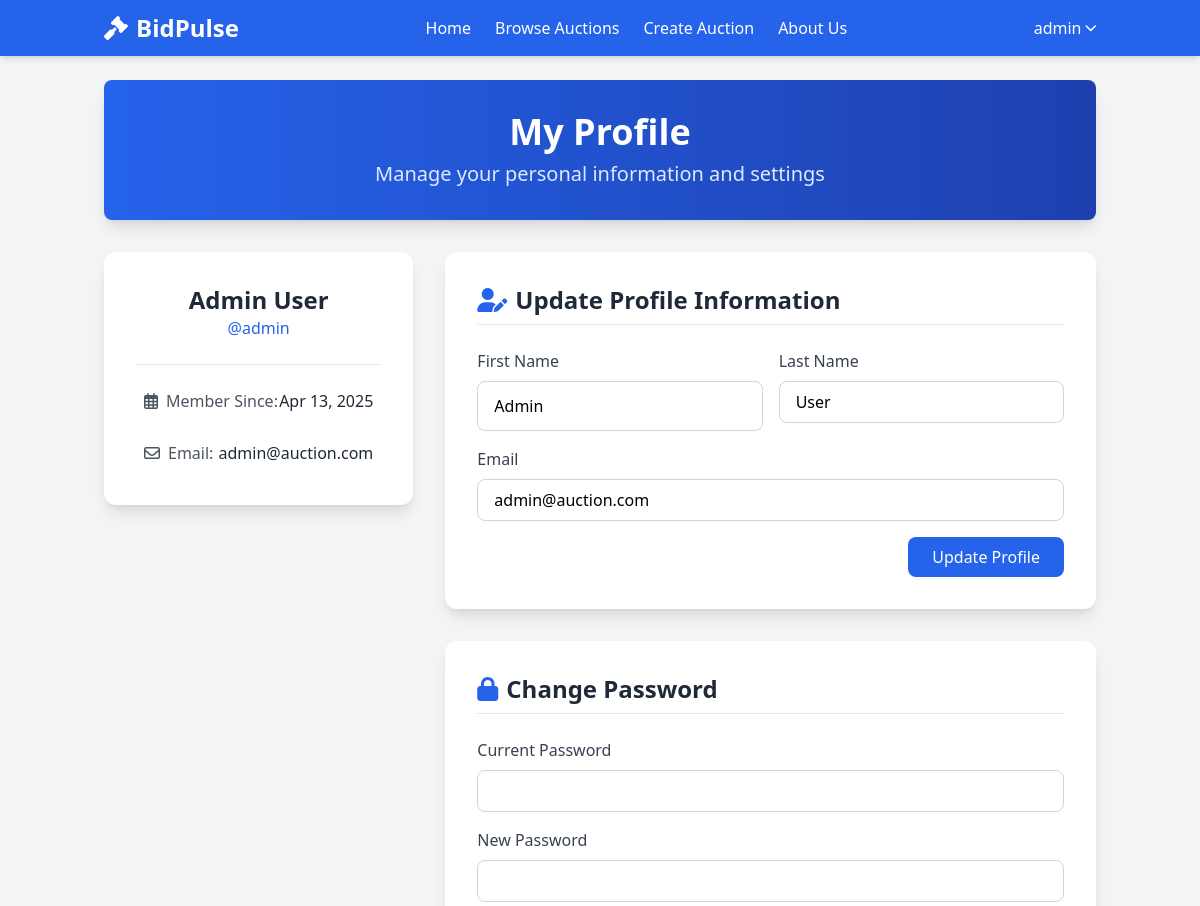
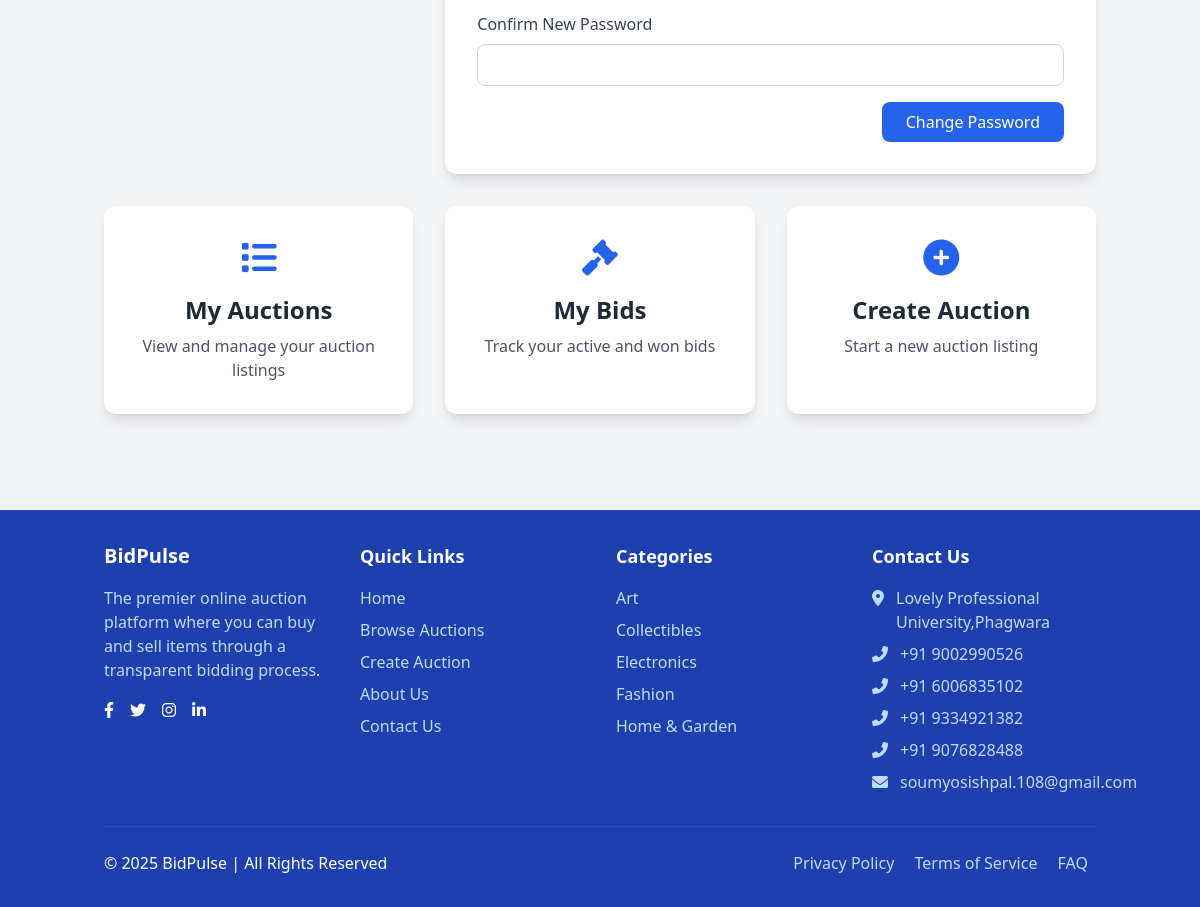
The app's page /profile.php (signed in) with its own data (2 pictures, top to bottom).
### tables this page shows
CREATE TABLE `users` (
  `user_id` int(11) NOT NULL,
  `username` varchar(50) NOT NULL,
  `email` varchar(100) NOT NULL,
  `password` varchar(255) NOT NULL,
  `first_name` varchar(50) NOT NULL,
  `last_name` varchar(50) NOT NULL,
  `profile_image` varchar(255) DEFAULT 'default_profile.jpg',
  `is_admin` tinyint(1) DEFAULT 0,
  `created_at` timestamp NOT NULL DEFAULT current_timestamp(),
  `updated_at` timestamp NOT NULL DEFAULT current_timestamp() ON UPDATE current_timestamp(),
  `reset_token` varchar(255) DEFAULT NULL,
  `reset_token_expires` datetime DEFAULT NULL,
  `verification_token` varchar(64) DEFAULT NULL,
  `is_verified` tinyint(1) DEFAULT 0
);

CREATE TABLE `categories` (
  `category_id` int(11) NOT NULL,
  `name` varchar(50) NOT NULL,
  `description` text DEFAULT NULL,
  `created_at` timestamp NOT NULL DEFAULT current_timestamp()
);

### php/config.php (called while the page is built, shortened)
<?php
function is_logged_in() {
    return isset($_SESSION['user_id']);
}
?>

### php/auth_functions.php (called while the page is built, shortened)
<?php
require_once 'config.php';
function get_user_by_id($user_id) {
    global $conn;
    $query = "SELECT user_id, username, email, first_name, last_name, profile_image, is_admin, created_at
              FROM users WHERE user_id = ?";
    $stmt = mysqli_prepare($conn, $query);
    mysqli_stmt_bind_param($stmt, "i", $user_id);
    mysqli_stmt_execute($stmt);
    $result = mysqli_stmt_get_result($stmt);
    if(mysqli_num_rows($result) == 1) {
        return mysqli_fetch_assoc($result);
    }
    return null;
}
?>

### php/auction_functions.php (called while the page is built, shortened)
<?php
require_once 'config.php';
function get_all_categories() {
    global $conn;
    $query = "SELECT * FROM categories ORDER BY name";
    $result = mysqli_query($conn, $query);
    $categories = [];
    if($result) {
        while($row = mysqli_fetch_assoc($result)) {
            $categories[] = $row;
        }
    }
    return $categories;
}
?>

### profile.php (the view, shortened to what this page needs)
<?php
require_once 'php/config.php';
require_once 'php/auth_functions.php';
$user = get_user_by_id($_SESSION['user_id']);
include 'php/header.php';
?>
<div class="bg-gradient-to-r from-blue-600 to-blue-800 text-white py-8 rounded-lg mb-8 shadow-lg">
    <div class="container mx-auto px-4">
        <h1 class="text-4xl font-bold text-center">My Profile</h1>
        <p class="text-xl mt-2 text-center text-blue-100">Manage your personal information and settings</p>
    </div>
</div>
<div class="grid grid-cols-1 md:grid-cols-3 gap-8 mb-8">
    <div class="md:col-span-1">
        <div class="bg-white rounded-xl shadow-lg p-8 transform hover:scale-105 transition duration-300">
            <div class="flex flex-col items-center">
                <h2 class="text-2xl font-bold text-gray-800"><?php echo $user['first_name'] . ' ' . $user['last_name']; ?></h2>
                <p class="text-blue-600 font-medium mb-4">@<?php echo $user['username']; ?></p>
                <div class="w-full border-t border-gray-200 pt-4 mt-2 space-y-3">
                    <p class="flex justify-between py-2 hover:bg-gray-50 px-2 rounded">
                        <span class="text-gray-600"><i class="far fa-calendar-alt mr-2"></i>Member Since:</span>
                        <span class="font-medium text-gray-800"><?php echo date('M d, Y', strtotime($user['created_at'])); ?></span>
                    </p>
                    <p class="flex justify-between py-2 hover:bg-gray-50 px-2 rounded">
                        <span class="text-gray-600"><i class="far fa-envelope mr-2"></i>Email:</span>
                        <span class="font-medium text-gray-800"><?php echo $user['email']; ?></span>
                    </p>
                </div>
            </div>
        </div>
    </div>
    <div class="md:col-span-2">
        <div class="bg-white rounded-xl shadow-lg p-8 mb-8 hover:shadow-xl transition duration-300">
            <h2 class="text-2xl font-bold mb-6 text-gray-800 border-b pb-2"><i class="fas fa-user-edit mr-2 text-blue-600"></i>Update Profile Information</h2>
            <form action="profile.php" method="POST" id="profileForm">
                <div class="grid grid-cols-1 md:grid-cols-2 gap-4 mb-4">
                    <div>
                        <label for="first_name" class="block text-gray-700 font-medium mb-2">First Name</label>
                        <input type="text" id="first_name" name="first_name" class="w-full px-4 py-3 border border-gray-300 rounded-lg focus:outline-none focus:ring-2 focus:ring-blue-500 focus:border-transparent transition duration-200" value="<?php echo $user['first_name']; ?>" required>
                    </div>
                    <div>
                        <label for="last_name" class="block text-gray-700 font-medium mb-2">Last Name</label>
                        <input type="text" id="last_name" name="last_name" class="w-full px-4 py-2 border border-gray-300 rounded-lg focus:outline-none focus:ring-2 focus:ring-blue-500" value="<?php echo $user['last_name']; ?>" required>
                    </div>
                </div>
                <div class="mb-4">
                    <label for="email" class="block text-gray-700 font-medium mb-2">Email</label>
                    <input type="email" id="email" name="email" class="w-full px-4 py-2 border border-gray-300 rounded-lg focus:outline-none focus:ring-2 focus:ring-blue-500" value="<?php echo $user['email']; ?>" required>
                </div>
                <div class="flex justify-end">
                    <button type="submit" name="update_profile" class="bg-blue-600 text-white px-6 py-2 rounded-lg hover:bg-blue-700 transition">Update Profile</button>
                </div>
            </form>
        </div>
        <div class="bg-white rounded-xl shadow-lg p-8 hover:shadow-xl transition duration-300">
            <h2 class="text-2xl font-bold mb-6 text-gray-800 border-b pb-2"><i class="fas fa-lock mr-2 text-blue-600"></i>Change Password</h2>
            <form action="profile.php" method="POST" id="passwordForm">
                <div class="mb-4">
                    <label for="current_password" class="block text-gray-700 font-medium mb-2">Current Password</label>
                    <input type="password" id="current_password" name="current_password" class="w-full px-4 py-2 border border-gray-300 rounded-lg focus:outline-none focus:ring-2 focus:ring-blue-500" required>
                </div>
                <div class="mb-4">
                    <label for="new_password" class="block text-gray-700 font-medium mb-2">New Password</label>
                    <input type="password" id="new_password" name="new_password" class="w-full px-4 py-2 border border-gray-300 rounded-lg focus:outline-none focus:ring-2 focus:ring-blue-500" required>
                </div>
                <div class="mb-4">
                    <label for="confirm_password" class="block text-gray-700 font-medium mb-2">Confirm New Password</label>
                    <input type="password" id="confirm_password" name="confirm_password" class="w-full px-4 py-2 border border-gray-300 rounded-lg focus:outline-none focus:ring-2 focus:ring-blue-500" required>
                </div>
                <div class="flex justify-end">
                    <button type="submit" name="change_password" class="bg-blue-600 text-white px-6 py-2 rounded-lg hover:bg-blue-700 transition">Change Password</button>
                </div>
            </form>
        </div>
    </div>
</div>
<div class="grid grid-cols-1 md:grid-cols-3 gap-8 mb-8">
    <a href="my_auctions.php" class="bg-white rounded-xl shadow-lg p-8 text-center transform hover:scale-105 hover:bg-blue-50 transition duration-300">
        <i class="fas fa-list text-4xl text-blue-600 mb-4"></i>
        <h3 class="text-2xl font-bold text-gray-800 mb-2">My Auctions</h3>
        <p class="text-gray-600">View and manage your auction listings</p>
    </a>
    <a href="my_bids.php" class="bg-white rounded-xl shadow-lg p-8 text-center transform hover:scale-105 hover:bg-blue-50 transition duration-300">
        <i class="fas fa-gavel text-4xl text-blue-600 mb-4"></i>
        <h3 class="text-2xl font-bold text-gray-800 mb-2">My Bids</h3>
        <p class="text-gray-600">Track your active and won bids</p>
    </a>
    <a href="create_auction.php" class="bg-white rounded-xl shadow-lg p-8 text-center transform hover:scale-105 hover:bg-blue-50 transition duration-300">
        <i class="fas fa-plus-circle text-4xl text-blue-600 mb-4"></i>
        <h3 class="text-2xl font-bold text-gray-800 mb-2">Create Auction</h3>
        <p class="text-gray-600">Start a new auction listing</p>
    </a>
</div>
<?php include 'php/footer.php'; ?>

### php/header.php (shortened to what this page needs)
<?php
require_once __DIR__ . '/config.php';
require_once __DIR__ . '/auction_functions.php';
?>
<!DOCTYPE html>
<html lang="en">
<head>
    <script src="https://cdn.tailwindcss.com"></script>
    <link rel="stylesheet" href="https://cdnjs.cloudflare.com/ajax/libs/font-awesome/6.0.0/css/all.min.css">
</head>
<body class="bg-gray-100 min-h-screen flex flex-col">
    <header class="bg-blue-600 text-white shadow-md">
        <div class="container mx-auto px-4 py-3">
            <div class="flex justify-between items-center">
                <div>
                    <a href="index.php" class="text-2xl font-bold flex items-center">
                        <i class="fas fa-gavel mr-2"></i>
                        <span>BidPulse</span>
                    </a>
                </div>
                <div class="hidden md:flex space-x-6">
                    <a href="index.php" class="hover:text-blue-200 transition">Home</a>
                    <a href="browse.php" class="hover:text-blue-200 transition">Browse Auctions</a>
                    <?php if(is_logged_in()): ?>
                    <a href="create_auction.php" class="hover:text-blue-200 transition">Create Auction</a>
                    <?php endif; ?>
                    <a href="about.php" class="hover:text-blue-200 transition">About Us</a>
                </div>
                <div class="flex items-center space-x-4">
                    <?php if(is_logged_in()): ?>
                        <div class="relative group">
                            <button class="flex items-center hover:text-blue-200 transition">
                                <span class="mr-1"><?php echo $_SESSION['username']; ?></span>
                                <i class="fas fa-chevron-down text-xs"></i>
                            </button>
                        </div>
                    <?php else: ?>
                        <a href="login.php" class="hover:text-blue-200 transition">Login</a>
                        <a href="register.php" class="bg-white text-blue-600 px-4 py-2 rounded-md hover:bg-blue-50 transition">Register</a>
                    <?php endif; ?>
                </div>
            </div>
        </div>
    </header>
    <main class="container mx-auto px-4 py-6 flex-grow">

### php/footer.php (shortened to what this page needs)
</main>
    <footer class="bg-blue-800 text-white mt-10">
        <div class="container mx-auto px-4 py-8">
            <div class="grid grid-cols-1 md:grid-cols-4 gap-8">
                <div>
                    <h3 class="text-xl font-semibold mb-4">BidPulse</h3>
                    <p class="text-blue-200 mb-4">The premier online auction platform where you can buy and sell items through a transparent bidding process.</p>
                    <div class="flex space-x-4">
                        <a href="#" class="text-white hover:text-blue-200"><i class="fab fa-facebook-f"></i></a>
                        <a href="#" class="text-white hover:text-blue-200"><i class="fab fa-twitter"></i></a>
                        <a href="#" class="text-white hover:text-blue-200"><i class="fab fa-instagram"></i></a>
                        <a href="https://www.linkedin.com/in/soumyosishpal/" class="text-white hover:text-blue-200"><i class="fab fa-linkedin-in"></i></a>
                    </div>
                </div>
                <div>
                    <h3 class="text-lg font-semibold mb-4">Quick Links</h3>
                    <ul class="space-y-2">
                        <li><a href="index.php" class="text-blue-200 hover:text-white">Home</a></li>
                        <li><a href="browse.php" class="text-blue-200 hover:text-white">Browse Auctions</a></li>
                        <li><a href="create_auction.php" class="text-blue-200 hover:text-white">Create Auction</a></li>
                        <li><a href="about.php" class="text-blue-200 hover:text-white">About Us</a></li>
                        <li><a href="contact.php" class="text-blue-200 hover:text-white">Contact Us</a></li>
                    </ul>
                </div>
                <div>
                    <h3 class="text-lg font-semibold mb-4">Categories</h3>
                    <ul class="space-y-2">
                        <?php
                        require_once 'php/auction_functions.php';
                        $categories = get_all_categories();
                        foreach(array_slice($categories, 0, 5) as $category) {
                            echo '<li><a href="browse.php?category=' . $category['category_id'] . '" class="text-blue-200 hover:text-white">' . $category['name'] . '</a></li>';
                        }
                        ?>
                    </ul>
                </div>
                <div>
                    <h3 class="text-lg font-semibold mb-4">Contact Us</h3>
                    <ul class="space-y-2 text-blue-200">
                        <li class="flex items-start">
                            <i class="fas fa-map-marker-alt mt-1 mr-3"></i>
                            <span>Lovely Professional University,Phagwara</span>
                        </li>
                        <li class="flex items-start">
                            <i class="fas fa-phone-alt mt-1 mr-3"></i>
                            <span>+91 9002990526</span>
                        </li>
                        <li class="flex items-start">
                            <i class="fas fa-phone-alt mt-1 mr-3"></i>
                            <span>+91 6006835102</span>
                        </li>
                        <li class="flex items-start">
                            <i class="fas fa-phone-alt mt-1 mr-3"></i>
                            <span>+91 9334921382</span>
                        </li>
                        <li class="flex items-start">
                            <i class="fas fa-phone-alt mt-1 mr-3"></i>
                            <span>+91 9076828488</span>
                        </li>
                        <li class="flex items-start">
                            <i class="fas fa-envelope mt-1 mr-3"></i>
                            <span>soumyosishpal.108@gmail.com</span>
                        </li>
                    </ul>
                </div>
            </div>
            <div class="border-t border-blue-700 mt-8 pt-6 flex flex-col md:flex-row justify-between items-center">
                <p>© 2025 BidPulse | All Rights Reserved</p>
                <div class="mt-4 md:mt-0">
                    <a href="#" class="text-blue-200 hover:text-white mx-2">Privacy Policy</a>
                    <a href="#" class="text-blue-200 hover:text-white mx-2">Terms of Service</a>
                    <a href="#" class="text-blue-200 hover:text-white mx-2">FAQ</a>
                </div>
            </div>
        </div>
    </footer>
</body>
</html>

### records on screen
users: first_name "Admin", last_name "User", username "admin", created_at "Apr 13, 2025", email "admin@auction.com"
categories: name "Art"
categories: name "Collectibles"
categories: name "Electronics"
categories: name "Fashion"
categories: name "Home & Garden"

### other values on screen
$_SESSION['username'] "admin"
